Frame 1 (no input): blank canvas, image omitted
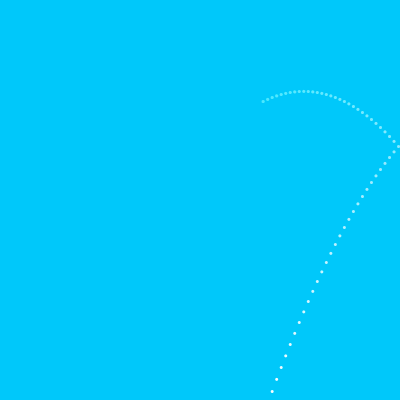
Frame 60 (the mouse pressed at the canvas centre just before this capture)
Frame 120 (the mouse held since frame 60 and released just before this capture): blank canvas, image omitted

The Processing sketch that drew this single still picture (run headless with seeded random() and noise(); from frame 60 on, the mouse is pressed at the canvas centre):

// Processing sketch: BasicProjectileMotion
// ── BasicProjectileMotion.pde
Particle p;

void setup() {
  size(400, 400);
  background(0, 200, 250);
  smooth();
  noStroke();

  p = new Particle(3);
}

void draw() {
  fill(0, 200, 250, 5);
  rect(0, 0, width, height);

  if (mousePressed) {
    p.restart();
  }

  p.update();
  p.checkEdges();
  p.display();
}

class Particle {
  float d;
  PVector pos;
  PVector vel;
  PVector acc;

  Particle(float d_) {
    d = d_;
    pos = new PVector(random(width), random(height));
    vel = new PVector(random(-5, 5), random(-5, 5));
    acc = new PVector(0, 0.25);
  }

  void update() {
    vel.add(acc);  //  velocity changes by acceleration each frame
    pos.add(vel);  //  location changes by velocity every frame
    print(vel.y);
    print("\n");
  }

  void checkEdges() {
    if (pos.x - d/2 < 0 || pos.x + d/2 > width) {
      vel.x *= -1;
    }

    if (pos.y - d/2 < 0 || pos.y + d/2 > height) {
      vel.y *= -1;
    }
  }

  void display() {
    fill(255);
    ellipse(pos.x, pos.y, d, d);
  }

  void restart() {    
    fill(0, 200, 250);
    rect(0, 0, width, height);

    pos.x = random(width);
    pos.y = random(height);
    vel.x = random(-5, 5);
    vel.y = random(-5, 5);
  }
}
